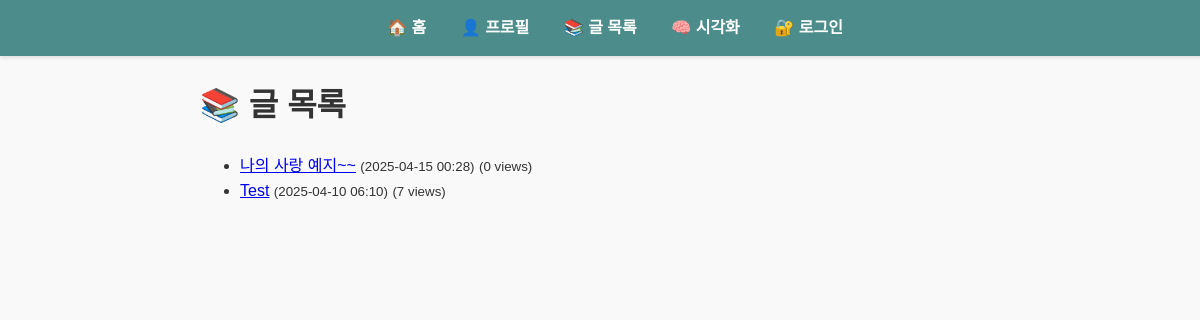
/posts/, run on the app's committed database.
### blog/models.py (models this page shows, shortened)
class Post(models.Model):
    title = models.CharField(max_length=200)
    content = models.TextField()
    created_at = models.DateTimeField(auto_now_add=True)
    topics = models.ManyToManyField(Topic)
    views = models.PositiveIntegerField(default=0)

### blog/views.py (the view)
# urls.py: path('posts/', views.post_list, name='post_list'),  # ✅ 목록 추가
def post_list(request):
    posts = Post.objects.order_by('-created_at')
    return render(request, 'blog/post_list.html', {'posts': posts})

### blog/templates/blog/post_list.html (shortened to what this page needs)
{% extends 'blog/base.html' %}
{% block content %}
<h1>📚 글 목록</h1>
<ul>
    {% for post in posts %}
        <li>
            <a href="{% url 'post_detail' pk=post.pk %}">{{ post.title }}</a>
            <small>({{ post.created_at|date:"Y-m-d H:i" }})</small>
            <small>({{ post.views }} views)</small>
        </li>
    {% empty %}
        <li>작성된 글이 없습니다.</li>
    {% endfor %}
</ul>
{% endblock %}

### blog/templates/blog/base.html (style rules this page uses)
body { font-family: sans-serif; max-width: 800px; margin: 80px auto 50px; padding: 0 20px; line-height: 1.6; background-color: #f9f9f9; color: #333; }

### data on the page
Post: title "나의 사랑 예지~~", created_at "2025-04-15 00:28", views "0"
Post: title "Test", created_at "2025-04-10 06:10", views "7"
